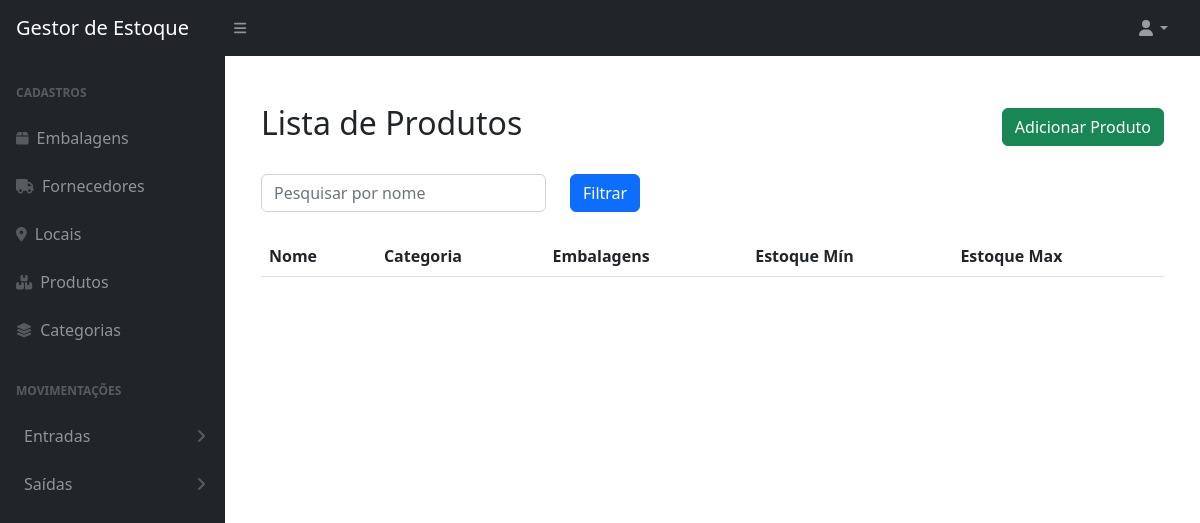
Page /produtos/ on the earlier database version.
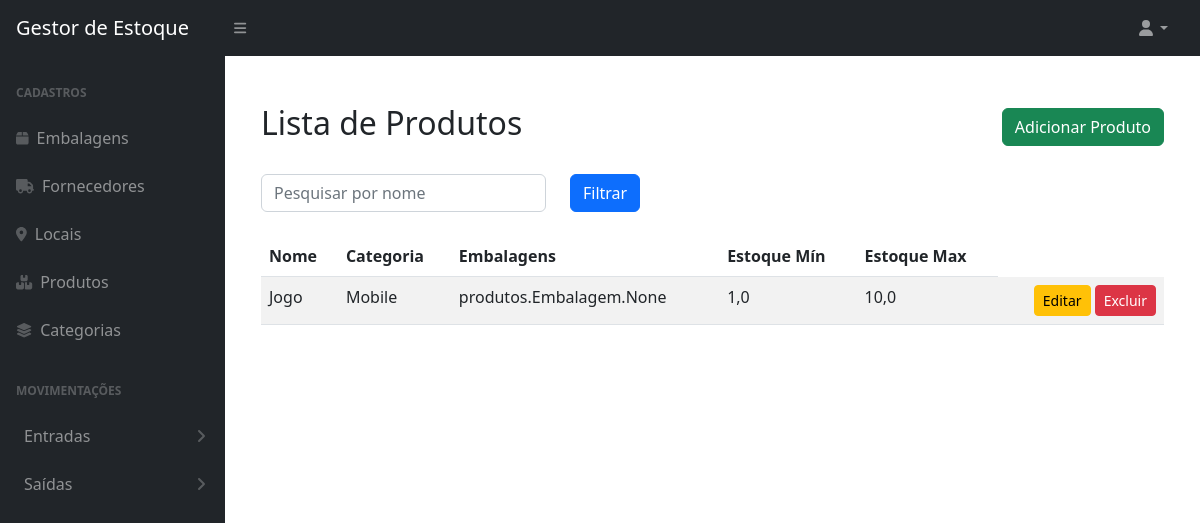
Same page on the later database version.
### produtos/models.py (models this page shows)
class Produto(BaseModel):
    nome = models.CharField(max_length=100, verbose_name='nome do produto')
    categoria = models.ForeignKey(
        Categoria,
        on_delete=models.CASCADE,
        verbose_name='categoria do produto',
    )  # noqa: E501
    embalagens = models.ManyToManyField(
        'produtos.Embalagem', verbose_name='Embalagens do Produtos'
    )  # noqa: E501
    estoque_minimo = models.FloatField(
        verbose_name='Estoque Minimo do Produto'
    )
    estoque_maximo= models.FloatField(
        verbose_name='Estoque Máximo do Produto'
    )
    class Meta:
        db_table = 'produtos'

class Categoria(BaseModel):
    nome = models.CharField(
        max_length=100, verbose_name='Nome da categoria', unique=True
    )  # noqa: E501
    class Meta:
        db_table = 'categorias'
    def __str__(self) -> str:
        return f"{self.nome}"

### produtos/views.py (the view)
# urls.py: path('produtos/', listar_produtos, name='listar_produtos'),
def listar_produtos(request):
    consulta = request.GET.get('q')
    produtos = Produto.objects.all()
    if consulta:
        produtos = produtos.filter(nome__icontains=consulta)
    return render(request, 'produtos/listar_produtos.html', {'produtos': produtos})  # noqa: E501

### produtos/templates/produtos/listar_produtos.html
{% extends "base.html" %}
{% block content %}
<div class="container mt-5">
    <div class="d-flex justify-content-between align-items-center mb-4">
        <h2>Lista de Produtos</h2>
        <a href="{% url 'adicionar_produtos' %}" class="btn btn-success">Adicionar Produto</a>
    </div>
    <form method="get" class="mb-4">
        <div class="row">
            <div class="col-md-4">
                <input type="text" name="q" class="form-control" placeholder="Pesquisar por nome" value="{{ request.GET.q }}">
            </div>
            <div class="col-md-4">
                <button type="submit" class="btn btn-primary">Filtrar</button>
            </div>
        </div>
    </form>
    <div class="table-responsive">
        <table class="table table-striped table-hover">
            <thead class="thead-dark">
                <tr>
                    <th>Nome</th>
                    <th>Categoria</th>
                    <th>Embalagens</th>
                    <th>Estoque Mín</th>
                    <th>Estoque Max</th>
                </tr>
            </thead>
            <tbody>
                {% for produto in produtos %}
                <tr>
                    <td>{{ produto.nome }}</td>
                    <td>{{ produto.categoria }}</td>
                    <td>{{ produto.embalagens }}</td>
                    <td>{{ produto.estoque_minimo }}</td>
                    <td>{{ produto.estoque_maximo }}</td>
                    <td class="text-end">
                        <a href="{% url 'editar_produtos' produto.id %}" class="btn btn-warning btn-sm">Editar</a>
                        <a href="{% url 'excluir_produtos' produto.id %}" class="btn btn-danger btn-sm">Excluir</a>
                    </td>
                </tr>
                {% endfor %}
            </tbody>
        </table>
    </div>
</div>
{% endblock content %}

### templates/base.html (shortened to what this page needs)
{% load static %}
<!DOCTYPE html>
<html lang="pt-br">
    <head>
        <link href="https://cdn.jsdelivr.net/npm/simple-datatables@7.1.2/dist/style.min.css" rel="stylesheet" />
        <link href="{% static 'css/styles.css' %}" rel="stylesheet" />
    </head>
    <body class="sb-nav-fixed">
        <nav class="sb-topnav navbar navbar-expand navbar-dark bg-dark">
            <a class="navbar-brand ps-3" href='http://127.0.0.1:8000'>Gestor de Estoque</a>
            <button class="btn btn-link btn-sm order-1 order-lg-0 me-4 me-lg-0" id="sidebarToggle" href="#!"><i class="fas fa-bars"></i></button>
            <ul class="navbar-nav ms-auto me-3 me-lg-4">
                <li class="nav-item dropdown">
                    <a class="nav-link dropdown-toggle" id="navbarDropdown" href="#" role="button" data-bs-toggle="dropdown" aria-expanded="false"><i class="fas fa-user fa-fw"></i></a>
                </li>
            </ul>
        </nav>
        <div id="layoutSidenav">
            <div id="layoutSidenav_nav">
                <nav class="sb-sidenav accordion sb-sidenav-dark" id="sidenavAccordion">
                    <div class="sb-sidenav-menu">
                        <div class="nav">
                            <div class="sb-sidenav-menu-heading">Cadastros</div>
                            <a class="nav-link" href="{% url 'listar_embalagens' %}">
                                <div class="sb-nav-link-icon"><i class="fas fa-box fa-1x"></i></div>
                                Embalagens
                            </a>
                            <a class="nav-link" href="{% url 'listar_fornecedores' %}">
                                <div class="sb-nav-link-icon"><i class="fas fa-truck fa-1x"></i></div>
                                Fornecedores
                            </a>
                            <a class="nav-link" href="{% url 'listar_locais' %}">
                                <div class="sb-nav-link-icon"><i class="fas fa-map-marker-alt fa-1x"></i></div>
                                Locais
                            </a>
                            <a class="nav-link" href="{% url 'listar_produtos' %}">
                                <div class="sb-nav-link-icon"><i class="fas fa-boxes fa-1x"></i></div>
                                Produtos
                            </a>
                            <a class="nav-link" href="{% url 'listar_categorias' %}">
                                <div class="sb-nav-link-icon"> <i class="fa-solid fa-layer-group fa-1x"></i></div>
                                Categorias
                            </a>
                            <div class="sb-sidenav-menu-heading">Movimentações</div>
                            <a class="nav-link collapsed" href="#" data-bs-toggle="collapse" data-bs-target="#collapseLayouts" aria-expanded="false" aria-controls="collapseLayouts">
                                Entradas
                                <div class="sb-sidenav-collapse-arrow"><i class="fas fa-angle-down"></i></div>
                            </a>
                            <a class="nav-link collapsed" href="#" data-bs-toggle="collapse" data-bs-target="#collapsePages" aria-expanded="false" aria-controls="collapsePages">
                                Saídas
                                <div class="sb-sidenav-collapse-arrow"><i class="fas fa-angle-down"></i></div>
                            </a>
                        </div>
                    </div>
                </nav>
            </div>
            <div id="layoutSidenav_content">
                <main>
                    <div class="container-fluid px-4">
                        {% block content %}{% endblock content %}
                    </div>
                </main>
            </div>
        </div>
    </body>
</html>

Differences in the rows shown:
added Produto: nome "Jogo", categoria "Mobile", embalagens "produtos.Embalagem.None", estoque_minimo "1,0", estoque_maximo "10,0"
